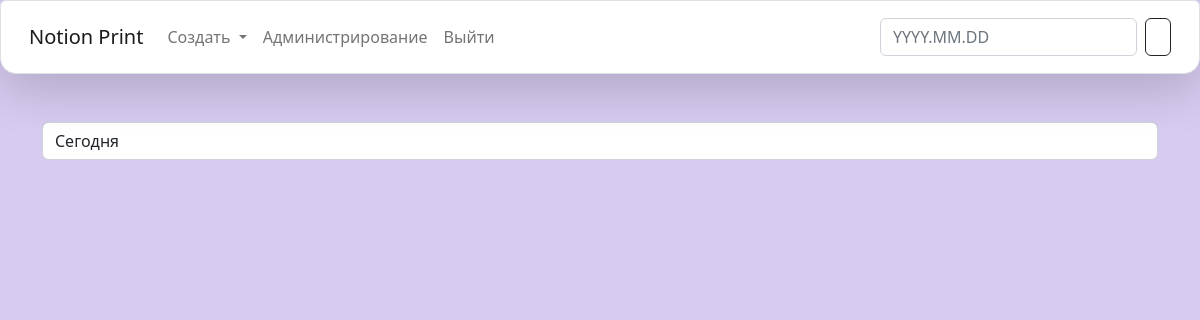
Page / (signed in) on the earlier database version.
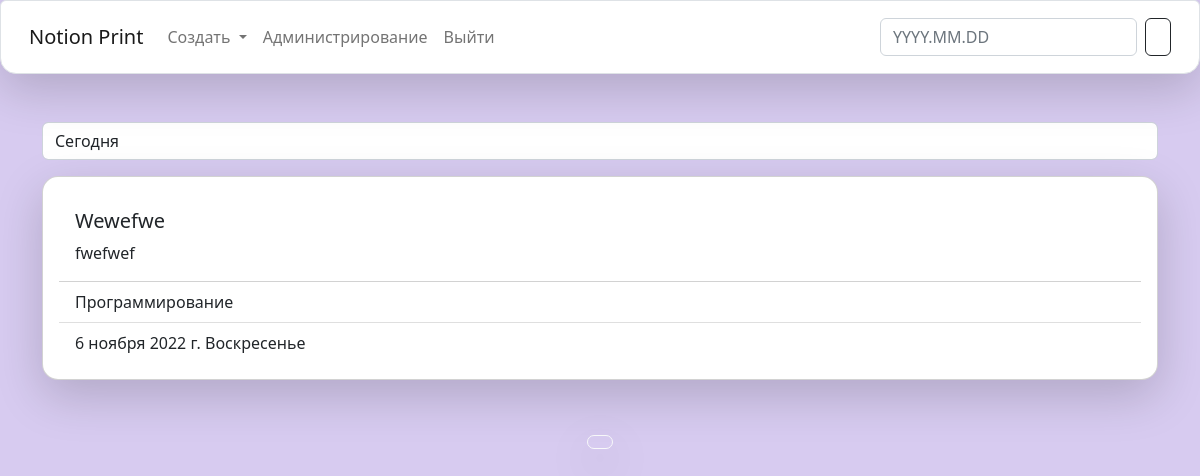
Same page on the later database version.
### Notion/models.py (models this page shows, shortened)
class Task(models.Model):
    title = models.CharField(max_length=255, db_index=True, verbose_name='Заголовок задачи')
    content = models.TextField(blank=True, verbose_name='Текст задачи')
    created_at = models.DateTimeField(auto_now_add=True, verbose_name='Создано')
    update_at = models.DateTimeField(auto_now=True, verbose_name='Изменено')
    appoint_to = models.DateField(verbose_name='Назначено на')
    photo = models.ImageField(upload_to='photos/%Y/%m/%d/',blank=True, verbose_name='Прикрепленное фото')
    active = models.BooleanField(default=True, verbose_name='Активна')
    typing = models.ForeignKey('Typing', on_delete=models.PROTECT, null=True, verbose_name='Тип задачи')
    class Meta:
        verbose_name = 'Задача'
        verbose_name_plural = 'Задачи'
        ordering = ['-created_at']

class Typing(models.Model):
    title = models.CharField(max_length=255, db_index=True, verbose_name='Тип задачи')
    def __str__(self) -> str:
        return self.title
    class Meta:
        verbose_name = 'Тип'
        verbose_name_plural = 'Типы'
        ordering = ['title']

### Notion/views.py (the view)
# urls.py: path('', Home.as_view(), name='home')
class Home(LoginRequiredMixin, ListView):
    model = Task
    template_name = 'Notion/home.html'
    login_url = '/login/'
    context_object_name = 'task_list'
    def get_context_data(self, **kwargs):
        context = super().get_context_data(**kwargs)
        context['weekday'] = get_weekday(self.current_date)
        context['now_date'] = get_now_date()
        return context
    def get(self, request, *args, **kwargs) -> HttpResponse:
        self.current_date = request.GET.get('search', get_now_date())
        return super().get(request, *args, **kwargs)
    def get_queryset(self):
        return Task.objects.filter(active=True, appoint_to=self.current_date).select_related('typing')

### Notion/templatetags/custom_filters.py (called while the page is built)
@register.simple_tag(name = 'get_categories')
def get_categories(task_list):
    if len(task_list)!=0:
        return str(task_list[0].appoint_to)
    return False

@register.simple_tag(name= 'get_dates')
def get_dates(now, period):
    now_date = datetime.strptime(now, "%Y-%m-%d")
    print('Now date: ',now_date)
    match period:
        case 'week':
            return f"?appoint_to__gte=2022-10-30&amp;appoint_to__lt=2022-11-07"
        case 'month':
            return f"?appoint_to__gte=2022-11-01&amp;appoint_to__lt=2022-12-01"
        case 'year':
            return f"?appoint_to__gte=2022-01-01&amp;appoint_to__lt=2023-01-01"

### Notion/views.py (called while the page is built)
def get_now_date():
    return datetime.today().strftime('%Y-%m-%d')

def get_weekday(date):
    match datetime.isoweekday(datetime.strptime(date, "%Y-%m-%d")):
        case 1: return 'Понедельник'
        case 2: return 'Вторник'
        case 3: return 'Среда'
        case 4: return 'Четверг'
        case 5: return 'Пятница'
        case 6: return 'Суббота'
        case 7: return 'Воскресенье'

### Notion/templates/Notion/home.html (shortened to what this page needs)
{% extends 'base.html' %}
{% block container %}
<div class="container">
    {% include 'Notion/include/_datebar.html' %}
    {% for task in task_list %}
    <div class="card mt-3 shadow-lg p-3 mb-5 bg-body rounded-4">
        <div class="card-body">
            <h5 class="card-title">{{task.title|capfirst}}</h5>
            <p class="card-text">{{task.content|safe}}</p>
        </div>
        <ul class="list-group list-group-flush">
            <li class="list-group-item">{{task.typing|capfirst}}</li>
            <li class="list-group-item">{{task.appoint_to}} {{weekday}}</li>
        </ul>
    </div>
{% endfor %}
    <div class="row">
        <div class="col text-center">
        {% include 'Notion/include/_button_print.html' %}
        </div>
    </div>
</div>
{% endblock %}

Differences in the rows shown:
added Task: title "Wewefwe", content "fwefwef", typing "Программирование", appoint_to "6 ноября 2022 г.", weekday "Воскресенье"
